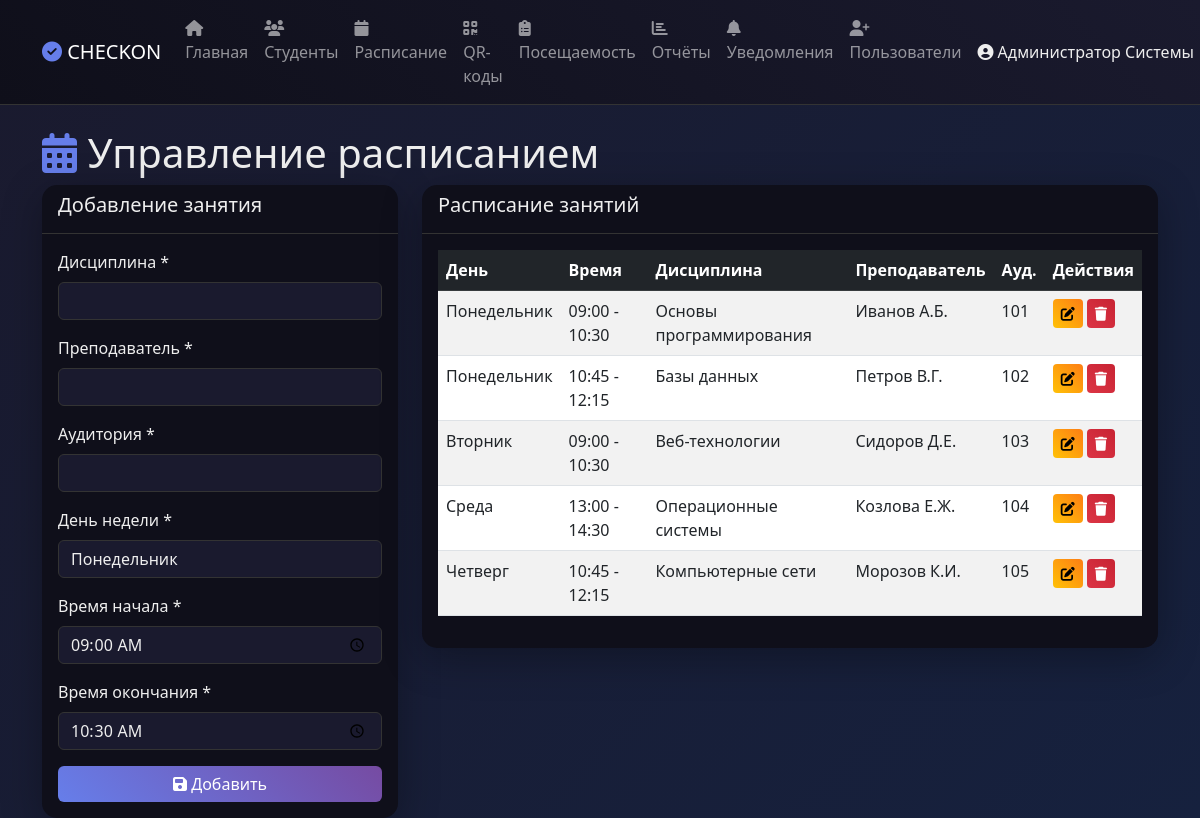
The page /schedule.php (signed in) on the database its author committed.
### tables this page shows
CREATE TABLE schedule (
            id INTEGER PRIMARY KEY AUTOINCREMENT,
            discipline TEXT NOT NULL,
            teacher TEXT NOT NULL,
            classroom TEXT NOT NULL,
            day_of_week INTEGER NOT NULL,
            start_time TEXT NOT NULL,
            end_time TEXT NOT NULL
        );

### schedule.php (the view, shortened to what this page needs)
<?php
require_once 'init.php';
$days = ['', 'Понедельник', 'Вторник', 'Среда', 'Четверг', 'Пятница', 'Суббота', 'Воскресенье'];
$schedule = $pdo->query("
    SELECT * FROM schedule
    ORDER BY day_of_week, start_time
")->fetchAll();
$edit_item = null;
?>
<!DOCTYPE html>
<html lang="ru">
<head>
    <link href="https://cdn.jsdelivr.net/npm/bootstrap@5.3.0/dist/css/bootstrap.min.css" rel="stylesheet">
    <link rel="stylesheet" href="https://cdnjs.cloudflare.com/ajax/libs/font-awesome/6.4.0/css/all.min.css">
</head>
<body>
    <?php include 'navbar.php'; ?>
    <div class="container mt-4">
        <h1><i class="fas fa-calendar-alt" style="color: #667eea;"></i> Управление расписанием</h1>
        <div class="row">
            <div class="col-md-4">
                <div class="card">
                    <div class="card-header">
                        <h5><?= $edit_item ? 'Редактирование' : 'Добавление' ?> занятия</h5>
                    </div>
                    <div class="card-body">
                        <form method="POST">
                            <div class="mb-3">
                                <label class="form-label">Дисциплина *</label>
                                <input type="text" class="form-control" name="discipline" required
                                       value="<?= $edit_item ? htmlspecialchars($edit_item['discipline']) : '' ?>">
                            </div>
                            <div class="mb-3">
                                <label class="form-label">Преподаватель *</label>
                                <input type="text" class="form-control" name="teacher" required
                                       value="<?= $edit_item ? htmlspecialchars($edit_item['teacher']) : '' ?>">
                            </div>
                            <div class="mb-3">
                                <label class="form-label">Аудитория *</label>
                                <input type="text" class="form-control" name="classroom" required
                                       value="<?= $edit_item ? htmlspecialchars($edit_item['classroom']) : '' ?>">
                            </div>
                            <div class="mb-3">
                                <label class="form-label">День недели *</label>
                                <select class="form-select" name="day_of_week" required>
                                    <?php for ($i = 1; $i <= 7; $i++): ?>
                                        <option value="<?= $i ?>" <?= $edit_item && $edit_item['day_of_week'] == $i ? 'selected' : '' ?>>
                                            <?= $days[$i] ?>
                                        </option>
                                    <?php endfor; ?>
                                </select>
                            </div>
                            <div class="mb-3">
                                <label class="form-label">Время начала *</label>
                                <input type="time" class="form-control" name="start_time" required
                                       value="<?= $edit_item ? $edit_item['start_time'] : '09:00' ?>">
                            </div>
                            <div class="mb-3">
                                <label class="form-label">Время окончания *</label>
                                <input type="time" class="form-control" name="end_time" required
                                       value="<?= $edit_item ? $edit_item['end_time'] : '10:30' ?>">
                            </div>
                            <button type="submit" class="btn btn-primary w-100">
                                <i class="fas fa-save"></i> <?= $edit_item ? 'Обновить' : 'Добавить' ?>
                            </button>
                        </form>
                    </div>
                </div>
            </div>
            <div class="col-md-8">
                <div class="card">
                    <div class="card-header">
                        <h5>Расписание занятий</h5>
                    </div>
                    <div class="card-body">
                        <div class="table-responsive">
                            <table class="table table-striped">
                                <thead class="table-dark">
                                    <tr>
                                        <th>День</th>
                                        <th>Время</th>
                                        <th>Дисциплина</th>
                                        <th>Преподаватель</th>
                                        <th>Ауд.</th>
                                        <th>Действия</th>
                                    </tr>
                                </thead>
                                <tbody>
                                    <?php foreach ($schedule as $item): ?>
                                        <tr>
                                            <td><?= $days[$item['day_of_week']] ?></td>
                                            <td><?= $item['start_time'] ?> - <?= $item['end_time'] ?></td>
                                            <td><?= htmlspecialchars($item['discipline']) ?></td>
                                            <td><?= htmlspecialchars($item['teacher']) ?></td>
                                            <td><?= htmlspecialchars($item['classroom']) ?></td>
                                            <td>
                                                <a href="?edit=<?= $item['id'] ?>" class="btn btn-sm btn-warning">
                                                    <i class="fas fa-edit"></i>
                                                </a>
                                                <form method="POST" style="display:inline"
                                                      onsubmit="return confirm('Удалить занятие?')">
                                                    <button type="submit" class="btn btn-sm btn-danger">
                                                        <i class="fas fa-trash"></i>
                                                    </button>
                                                </form>
                                            </td>
                                        </tr>
                                    <?php endforeach; ?>
                                </tbody>
                            </table>
                        </div>
                    </div>
                </div>
            </div>
        </div>
    </div>
</body>
</html>

### schedule.php (style rules this page uses)
body { background: linear-gradient(135deg, #1a1a2e 0%, #16213e 100%); min-height: 100vh; }
.card { background: #0f0f1a; border: none; border-radius: 15px; box-shadow: 0 10px 40px rgba(0,0,0,0.3); }
.card-header { border-bottom: 1px solid #333; background: transparent; }
.text-white, h1, h2, h3, h4, h5, h6, p, label { color: #eee !important; }
.table { color: #eee; }
.table-striped>tbody>tr:nth-of-type(odd) { background-color: rgba(255,255,255,0.05); }
.form-control, .form-select { background: #1a1a2e; border: 1px solid #333; color: #eee; }
.btn-primary { background: linear-gradient(45deg, #667eea, #764ba2); border: none; }
.btn-warning { background: linear-gradient(45deg, #ffc107, #fd7e14); border: none; color: #000; }
.btn-danger { background: linear-gradient(45deg, #dc3545, #c82333); border: none; }

### rows shown on the page
schedule: day_of_week "Понедельник", start_time "09:00", end_time "10:30", discipline "Основы программирования", teacher "Иванов А.Б.", classroom "101"
schedule: day_of_week "Понедельник", start_time "10:45", end_time "12:15", discipline "Базы данных", teacher "Петров В.Г.", classroom "102"
schedule: day_of_week "Вторник", start_time "09:00", end_time "10:30", discipline "Веб-технологии", teacher "Сидоров Д.Е.", classroom "103"
schedule: day_of_week "Среда", start_time "13:00", end_time "14:30", discipline "Операционные системы", teacher "Козлова Е.Ж.", classroom "104"
schedule: day_of_week "Четверг", start_time "10:45", end_time "12:15", discipline "Компьютерные сети", teacher "Морозов К.И.", classroom "105"

### other values the page prints
$_SESSION['full_name'] "Администратор Системы"
form field day_of_week "Понедельник"
